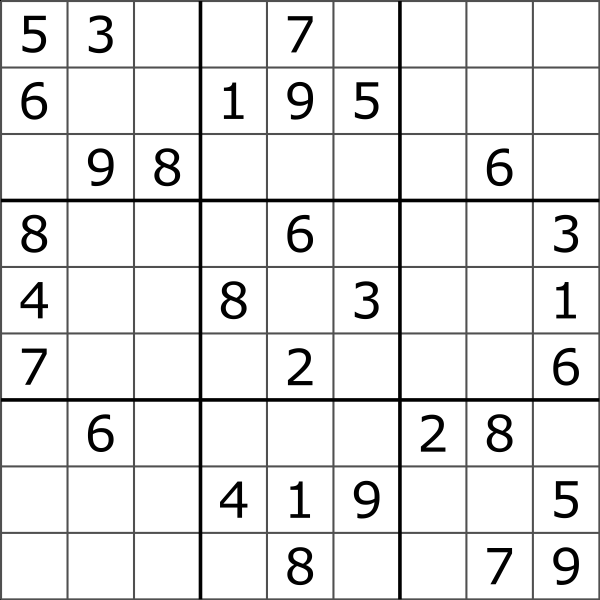
#> input picture opencv/object detection/obj_detection_basics/suduko.png, 1200 x 1200 px, found by its file name (shown at 1/2 size)
$ python Hough_line_transform.py
#> lines starting #> are read from the running program, lines starting #| are printed output that depends on the picture; after the words box and inside, x2 and y2 are one past the last pixel; in counts of white or black regions, pixels touching at a corner belong together
#hough line tansformation(The standard hough transform)
import cv2
import  numpy as np
img = cv2.imread("object detection\images\suduko.png")
#> img is the input picture: shape (1200, 1200, 3); min 0, max 255, mean 231.9
img = cv2.resize(img,(400,400))
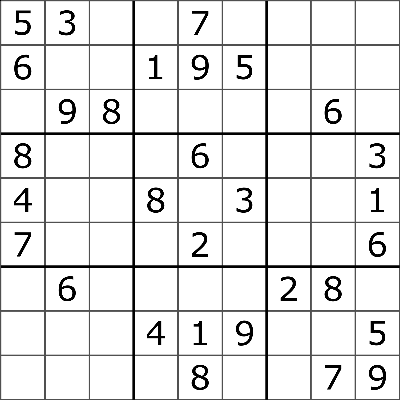
#> img: shape (400, 400, 3); min 0, max 255, mean 230.5
gray = cv2.cvtColor(img,cv2.COLOR_BGR2GRAY)
edges = cv2.Canny(gray,150,150,apertureSize=3)
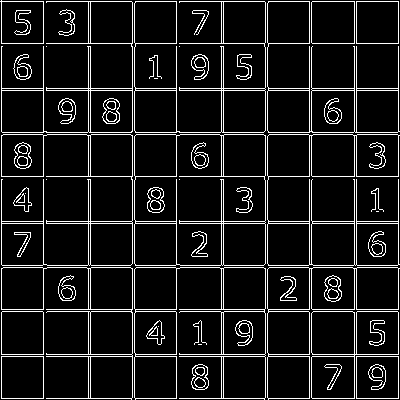
#> edges: shape (400, 400); 9.8% white in thin lines or dots


# rho is the distance resolution of the acc in pixels
#theta angle resoln of acc in radians
# threshold accumulator threshold parameter only those line are returned that get enough votes
lines = cv2.HoughLines(edges,1,np.pi/180,200)
#> lines = 32 rows, first 8: [1, 0], [43, 0], [88, 0], [90, 0], [176, 0], [223, 0], [309, 0], [354, 0]

for line in lines:

    r,theta = line[0]  #rho is the distance from the coordinate top left,  theta is line roatition angle in radian s
    a = np.cos(theta)
    b = np.sin(theta)

    x0 = a*r
    y0 = b*r

    #x1 stores the rounded off value of (r*cos(theta)-1000*sin(theta))
    x1 = int(x0+1000 * (-b))

    #y1 stores the rounded off value of (r*sin(theta)+1000*cos(theta))
    y1 = int(y0+1000 * (a))

    #x2 stores the rounded off value of (r*cos0+100*sin0)
    x2 = int(x0+1000 * (-b))

    #y2 stores the rounded off value of (r*sin0-1000*cos0)
    y2 = int(y0-1000 * (a))
    cv2.line(img,(x1,y1),(x2,y2),(0,0,255),2)
#> this loop made 32 passes
#> (r, theta, a, b, x0, y0, x1, y1) on passes 1, 2, 3, 4, 5, 6, 7, 8, 9, 11, 12, 13: (1, 0, 1, 0, 1, 0, 1, 1000), (43, 0, 1, 0, 43, 0, 43, 1000), (88, 0, 1, 0, 88, 0, 88, 1000), (90, 0, 1, 0, 90, 0, 90, 1000), (176, 0, 1, 0, 176, 0, 176, 1000), (223, 0, 1, 0, 223, 0, 223, 1000), (309, 0, 1, 0, 309, 0, 309, 1000), (354, 0, 1, 0, 354, 0, 354, 1000), (356, 0, 1, 0, 356, 0, 356, 1000), (43, 1.57, -4.37e-08, 1, -1.88e-06, 43, -1000, 42), (88, 1.57, -4.37e-08, 1, -3.85e-06, 88, -1000, 87), (90, 1.57, -4.37e-08, 1, -3.93e-06, 90, -1000, 89)
#> (r, theta, b, x0, y0, x1, y1, x2) on pass 10: (1, 1.57, 1, -4.37e-08, 1, -1000, 0, -1000)
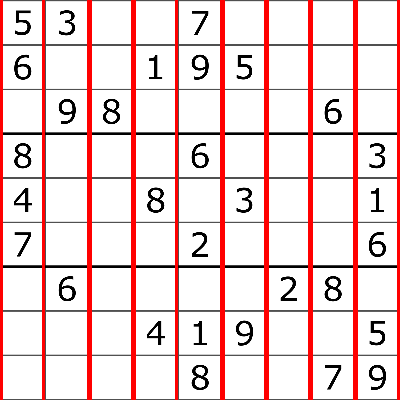
#> img: shape (400, 400, 3); 10.5% of pixels changed, all inside (x1, y1, x2, y2) = (0, 0, 400, 400)


cv2.imshow("img",img)
cv2.imshow("img2",edges)
cv2.waitKey(0)
cv2.destroyAllWindows()
